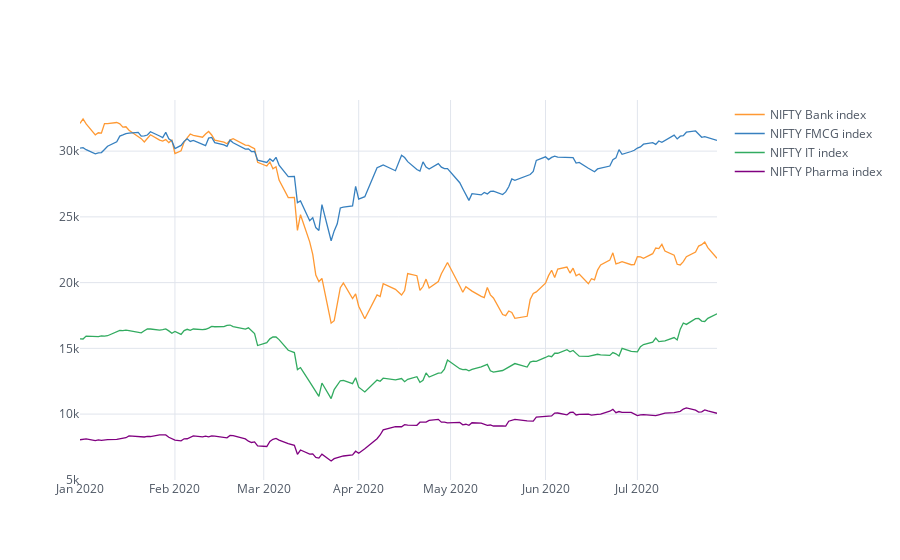

This figure's notebook cell:
### Markdown cell above
#### Gráfico de linha

### Code cell
nifty_data.iplot(kind='line')

### Figure 1 — Plotly figure (JSON) as saved in the notebook; plotly's stock layout.template omitted (floating-point values rounded to 4 significant figures; data arrays with more than 128 entries replaced by an {"elided": "..."} marker saying what was removed)
{"data": [{"line": {"color": "rgba(255, 153, 51, 1.0)", "dash": "solid", "shape": "linear", "width": 1.3}, "mode": "lines", "name": "NIFTY Bank index", "text": "", "type": "scatter", "x": {"elided": "142 str values"}, "y": {"elided": "142 float values"}}, {"line": {"color": "rgba(55, 128, 191, 1.0)", "dash": "solid", "shape": "linear", "width": 1.3}, "mode": "lines", "name": "NIFTY FMCG index", "text": "", "type": "scatter", "x": {"elided": "142 str values"}, "y": {"elided": "142 float values"}}, {"line": {"color": "rgba(50, 171, 96, 1.0)", "dash": "solid", "shape": "linear", "width": 1.3}, "mode": "lines", "name": "NIFTY IT index", "text": "", "type": "scatter", "x": {"elided": "142 str values"}, "y": {"elided": "142 float values"}}, {"line": {"color": "rgba(128, 0, 128, 1.0)", "dash": "solid", "shape": "linear", "width": 1.3}, "mode": "lines", "name": "NIFTY Pharma index", "text": "", "type": "scatter", "x": {"elided": "142 str values"}, "y": {"elided": "142 float values"}}], "layout": {"legend": {"bgcolor": "#FFFFFF", "font": {"color": "#4D5663"}}, "paper_bgcolor": "#FFFFFF", "plot_bgcolor": "#FFFFFF", "title": {"font": {"color": "#4D5663"}}, "xaxis": {"gridcolor": "#E1E5ED", "showgrid": true, "tickfont": {"color": "#4D5663"}, "title": {"font": {"color": "#4D5663"}, "text": ""}, "zerolinecolor": "#E1E5ED"}, "yaxis": {"gridcolor": "#E1E5ED", "showgrid": true, "tickfont": {"color": "#4D5663"}, "title": {"font": {"color": "#4D5663"}, "text": ""}, "zerolinecolor": "#E1E5ED"}}}
